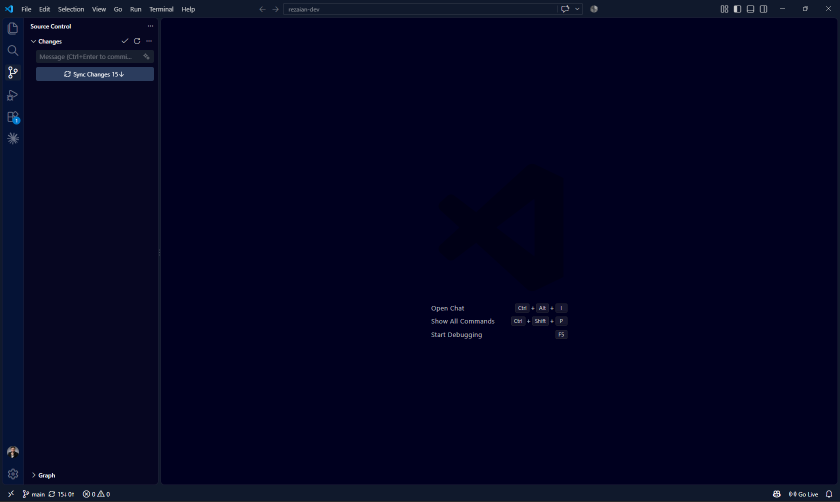
#> input picture book/figures/vscode-real-scm.png, 1679 x 1004 px (shown at 1/2 size)
$ python render_vscode_official.py
#> lines starting #> are read from the running program, lines starting #| are printed output that depends on the picture
#!/usr/bin/env python3
"""VS Code Git UI on the user's real navy Windows chrome — full window + detail zooms."""
from pathlib import Path
from PIL import Image, ImageDraw, ImageFont, ImageFilter

OUT = Path(__file__).parent
BASE = Image.open(OUT / "vscode-real-scm.png").convert("RGBA")
#> BASE is the input picture: PIL image 1679x1004 RGBA; mean R, G, B, A 3.4, 4.5, 33.7, 255
W, H = BASE.size

SIDE_L, SIDE_R = 48, 316
ED_L, ED_T, ED_R, ED_B = 317, 36, 1674, 969
ST_T, ST_B = 970, 1002
MSG = (72, 99, 307, 126)
SYNC = (72, 134, 307, 161)
FILES_Y = 172
GRAPH_Y = 930

NAVY = (6, 6, 33, 255)
EDITOR = (0, 0, 31, 255)
TITLE = (16, 25, 44, 255)
MSG_BG = (24, 31, 47, 255)
SYNC_BG = (43, 60, 93, 255)
TEXT = (204, 212, 224, 255)
WHITE = (232, 238, 247, 255)
MUTED = (139, 148, 163, 255)
SEL = (30, 58, 95, 255)
QP_BG = (22, 30, 48, 252)
QP_IN = (30, 38, 56, 255)
ADD_BG = (18, 48, 32, 255)
ADD_FG = (129, 184, 139, 255)
DEL_BG = (58, 22, 26, 255)
DEL_FG = (241, 92, 92, 255)
M_COL = (226, 192, 141, 255)
U_COL = (115, 201, 145, 255)
C_COL = (241, 92, 92, 255)
BLUE = (59, 142, 234, 255)
LINE = (36, 46, 66, 255)
ORANGE = (234, 88, 12, 255)
YELLOW = (240, 198, 80, 255)

SANS = "/usr/share/fonts/truetype/dejavu/DejaVuSans.ttf"
SANS_B = "/usr/share/fonts/truetype/dejavu/DejaVuSans-Bold.ttf"
MONO = "/usr/share/fonts/truetype/dejavu/DejaVuSansMono.ttf"
MONO_B = "/usr/share/fonts/truetype/dejavu/DejaVuSansMono-Bold.ttf"


def font(path, size):
    return ImageFont.truetype(path, size)


def clone():
    return BASE.copy()


def to_rgb(im):
    rgb = Image.new("RGB", im.size, (11, 18, 32))
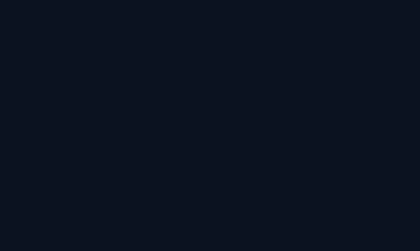
#> rgb: PIL image 1679x1004 RGB (shown at 1/4 size); mean R, G, B 11, 18, 32
    if im.mode == "RGBA":
        rgb.paste(im, mask=im.split()[-1])
    else:
        rgb.paste(im)
    return rgb


def save(im, name):
    rgb = to_rgb(im) if im.mode == "RGBA" else im.convert("RGB")
    path = OUT / f"{name}.png"
    rgb.save(path, "PNG", optimize=True)
    print("png", name, rgb.size)
#| png vscode-scm-empty (1679, 1004)
    return rgb


def zoom_save(im, name, box, scale=2.7):
    c = to_rgb(im).crop(box)
    w, h = c.size
    c = c.resize((int(w * scale), int(h * scale)), Image.Resampling.LANCZOS)
    return save(c, name)


def rr(d, box, fill, r=5, outline=None):
    d.rounded_rectangle(box, radius=r, fill=fill, outline=outline)


def txt(d, xy, text, f, fill=TEXT):
    d.text(xy, text, font=f, fill=fill)


def fill_editor(im, color=EDITOR):
    ImageDraw.Draw(im).rectangle((ED_L, ED_T, ED_R, ED_B), fill=color)


def fill_sidebar_body(im):
    ImageDraw.Draw(im).rectangle((SIDE_L + 1, FILES_Y, SIDE_R - 1, GRAPH_Y), fill=NAVY)


def set_message(im, message, color=WHITE):
    d = ImageDraw.Draw(im)
    rr(d, MSG, MSG_BG, r=4)
    txt(d, (MSG[0] + 8, MSG[1] + 5), message, font(SANS, 12), color)


def set_button(im, label):
    d = ImageDraw.Draw(im)
    rr(d, SYNC, SYNC_BG, r=4)
    f = font(SANS, 13)
    bbox = d.textbbox((0, 0), label, font=f)
    tw = bbox[2] - bbox[0]
    txt(d, ((SYNC[0] + SYNC[2] - tw) // 2, SYNC[1] + 5), label, f, WHITE)


def file_row(d, y, letter, name, letter_col):
    txt(d, (72, y), name, font(MONO, 12), TEXT)
    txt(d, (SIDE_R - 28, y), letter, font(SANS_B, 12), letter_col)


def set_status(im, branch, sync=""):
    d = ImageDraw.Draw(im)
    d.rectangle((46, ST_T, 420, ST_B), fill=TITLE)
    label = branch if not sync else f"{branch}    {sync}"
    txt(d, (52, ST_T + 8), label, font(SANS, 12), TEXT)


def tab_bar(d, filename):
    d.rectangle((ED_L, ED_T, ED_R, ED_T + 36), fill=(8, 12, 28, 255))
    rr(d, (ED_L + 8, ED_T + 6, ED_L + 8 + 12 * len(filename) + 28, ED_T + 34), (14, 22, 42, 255), r=4)
    txt(d, (ED_L + 18, ED_T + 12), filename, font(SANS, 12), WHITE)


def shadow_panel(im, box, radius=6):
    overlay = Image.new("RGBA", im.size, (0, 0, 0, 0))
    sd = ImageDraw.Draw(overlay)
    x0, y0, x1, y1 = box
    sd.rounded_rectangle((x0 + 4, y0 + 6, x1 + 8, y1 + 10), radius=radius, fill=(0, 0, 0, 90))
    overlay = overlay.filter(ImageFilter.GaussianBlur(6))
    im.alpha_composite(overlay)
    d = ImageDraw.Draw(im)
    rr(d, box, QP_BG, r=radius, outline=LINE)
    return d


def draw_diff(d, x, y, with_hunk_bar=False):
    if with_hunk_bar:
        txt(d, (x + 12, y), "Stage Change   |   Stage Selected Ranges   |   Discard Change",
            font(SANS, 12), BLUE)
        y += 28
    rows = [
        (MUTED, "    40  export async function login(user: User) {"),
        (MUTED, "    41    const token = await api.sign(user);"),
        (DEL_BG, DEL_FG, "    42    return token;"),
        (ADD_BG, ADD_FG, "    42    return rotateToken(token);"),
        (ADD_BG, ADD_FG, "    43  }"),
        (ADD_BG, ADD_FG, "    44"),
        (ADD_BG, ADD_FG, "    45  export async function rotateToken(t: string) {"),
        (ADD_BG, ADD_FG, "    46    return api.refresh(t);"),
        (MUTED, "    47  }"),
    ]
    f = font(MONO, 14)
    for row in rows:
        if len(row) == 2:
            fill, color, line = None, row[0], row[1]
        else:
            fill, color, line = row
        if fill:
            d.rectangle((x, y - 2, ED_R - 24, y + 20), fill=fill)
        txt(d, (x + 12, y), line, f, color)
        y += 24
    return y


def badge(d, xy, n, scale=1):
    r = int(11 * scale)
    x, y = xy
    d.ellipse((x - r, y - r, x + r, y + r), fill=ORANGE)
    f = font(SANS_B, int(13 * scale))
    s = str(n)
    bb = d.textbbox((0, 0), s, font=f)
    tw, th = bb[2] - bb[0], bb[3] - bb[1]
    d.text((x - tw / 2, y - th / 2 - 1), s, font=f, fill=(255, 255, 255, 255))


# ---------------------------------------------------------------------------
# Full-window scenes (real chrome)
# ---------------------------------------------------------------------------
save(clone(), "vscode-scm-empty")

im = clone()
set_message(im, "feat(auth): add JWT refresh flow")
set_button(im, "Commit")
#> in set_button, `bbox = d.textbbox((0, 0), label, font=f)`: bbox = (0, 3, 51, 13)
#> in set_button, `tw = bbox[2] - bbox[0]`: tw = 51
fill_sidebar_body(im)
d = ImageDraw.Draw(im)
file_row(d, FILES_Y, "M", "src/auth.ts", M_COL)
file_row(d, FILES_Y + 24, "M", "src/api.ts", M_COL)
file_row(d, FILES_Y + 48, "U", "README.md", U_COL)
fill_editor(im)
d = ImageDraw.Draw(im)
tab_bar(d, "src/auth.ts")
txt(d, (ED_L + 20, ED_T + 48), "WORKING TREE  ·  src/auth.ts", font(SANS, 11), MUTED)
draw_diff(d, ED_L + 8, ED_T + 78)
set_status(im, "feat/auth", "1 ahead")
save(im, "vscode-scm-commit")
#| png vscode-scm-commit (1679, 1004)
COMMIT = im.copy()

im = clone()
d = shadow_panel(im, (420, 86, 1260, 340), radius=8)
rr(d, (436, 102, 1244, 134), QP_IN, r=4)
txt(d, (448, 108), "Select a branch to checkout to...", font(SANS, 13), WHITE)
items = [
    (False, "main"),
    (True, "feat/auth  (current)"),
    (False, "fix/token-expiry"),
    (False, "origin/main"),
    (False, "+ Create new branch from..."),
    (False, "+ Publish Branch..."),
]
y = 148
for sel, label in items:
    if sel:
        d.rectangle((436, y - 4, 1244, y + 22), fill=SEL)
    txt(d, (456, y), label, font(SANS, 13), WHITE if sel else TEXT)
    y += 28
#> after the loop, y = 316
set_status(im, "feat/auth", "1 ahead")
save(im, "vscode-branch-picker")
#| png vscode-branch-picker (1679, 1004)

im = clone()
d = shadow_panel(im, (420, 86, 1260, 300), radius=8)
rr(d, (436, 102, 1244, 134), QP_IN, r=4)
txt(d, (448, 108), "Git: Create Branch from...", font(SANS, 13), WHITE)
d.rectangle((436, 148, 1244, 174), fill=SEL)
txt(d, (456, 152), "main", font(SANS, 13), WHITE)
txt(d, (456, 180), "origin/main", font(SANS, 13), TEXT)
txt(d, (456, 208), "HEAD", font(SANS, 13), TEXT)
rr(d, (436, 244, 1244, 276), QP_IN, r=4)
txt(d, (448, 250), "feat/auth", font(SANS, 13), (156, 220, 254, 255))
save(im, "vscode-create-branch")
#> in to_rgb (call 4), `rgb.paste(im, mask=im.split()[-1])`:
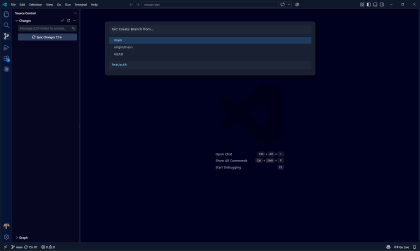
#> im: PIL image 1679x1004 RGBA (shown at 1/4 size); mean R, G, B, A 6.2, 8.4, 36.4, 254.8; transparent parts drawn white
#| png vscode-create-branch (1679, 1004)

im = clone()
set_message(im, "Merge branch 'feat/auth'")
set_button(im, "Commit (merge)")
fill_sidebar_body(im)
d = ImageDraw.Draw(im)
txt(d, (72, FILES_Y), "Merge Changes", font(SANS_B, 12), C_COL)
file_row(d, FILES_Y + 26, "C", "src/auth.ts", C_COL)
fill_editor(im)
d = ImageDraw.Draw(im)
tab_bar(d, "src/auth.ts")
txt(d, (ED_L + 20, ED_T + 48),
    "Accept Current Change   |   Accept Incoming Change   |   Accept Both Changes   |   Compare Changes",
    font(SANS, 12), BLUE)
y = ED_T + 82
f = font(MONO, 14)
for fill, color, line in [
    (DEL_BG, DEL_FG, "<<<<<<< HEAD"),
    (DEL_BG, DEL_FG, "    return token;"),
    (None, MUTED, "======="),
    (ADD_BG, ADD_FG, "    return rotateToken(token);"),
    (ADD_BG, ADD_FG, ">>>>>>> feat/auth"),
]:
    if fill:
        d.rectangle((ED_L + 8, y - 2, ED_R - 24, y + 20), fill=fill)
    txt(d, (ED_L + 20, y), line, f, color)
    y += 26
#> after the loop, y = 248
set_status(im, "main", "merging")
save(im, "vscode-merge-conflict")
#| png vscode-merge-conflict (1679, 1004)
CONFLICT = im.copy()

im = clone()
fill_editor(im)
d = ImageDraw.Draw(im)
tab_bar(d, "Graph")
txt(d, (ED_L + 20, ED_T + 48), "SOURCE CONTROL GRAPH   ·   Incoming / Outgoing", font(SANS_B, 12), MUTED)
commits = [
    ((115, 201, 145, 255), "e11f02", "hotfix: empty token", "main"),
    ((156, 220, 254, 255), "9f3a1c", "feat(auth): JWT refresh", "feat/auth  HEAD"),
    ((197, 134, 192, 255), "m7e21a", "Merge pull request #42", ""),
    ((226, 192, 141, 255), "a91b77", "chore: bootstrap", ""),
]
gx, gy = ED_L + 48, ED_T + 88
for i, (col, sha, msg, ref) in enumerate(commits):
    cy = gy + i * 48
    d.ellipse((gx - 8, cy - 8, gx + 8, cy + 8), fill=col)
    if i < len(commits) - 1:
        d.line((gx, cy + 9, gx, cy + 40), fill=col, width=3)
    txt(d, (gx + 28, cy - 9), sha, font(MONO, 14), col)
    txt(d, (gx + 120, cy - 9), msg, font(SANS, 14), WHITE)
    if ref:
        rr(d, (gx + 470, cy - 12, gx + 470 + 10 * len(ref) + 18, cy + 16), (28, 48, 78, 255), r=8)
        txt(d, (gx + 480, cy - 7), ref, font(SANS, 12), BLUE)
txt(d, (ED_L + 20, ED_B - 48),
    "Right-click  ·  Checkout  ·  Cherry Pick  ·  Revert  ·  Create Branch  ·  Reset Current Branch to Here",
    font(SANS, 13), MUTED)
save(im, "vscode-git-graph")
#> in to_rgb (call 6), `rgb.paste(im, mask=im.split()[-1])`:
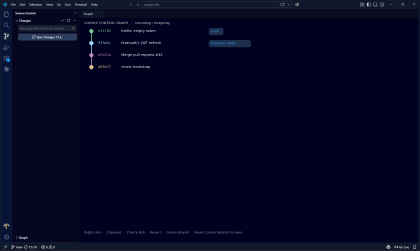
#> im: PIL image 1679x1004 RGBA (shown at 1/4 size); mean R, G, B, A 4.1, 5.4, 34.4, 255
#| png vscode-git-graph (1679, 1004)
GRAPH = im.copy()

im = clone()
d = ImageDraw.Draw(im)
d.rectangle((SIDE_L + 1, 40, SIDE_R - 1, GRAPH_Y), fill=NAVY)
txt(d, (64, 50), "PULL REQUESTS", font(SANS_B, 12), WHITE)
txt(d, (64, 78), "#42  feat(auth): JWT refresh", font(SANS, 12), BLUE)
txt(d, (64, 100), "Open  ·  3 files  ·  +128  -24", font(SANS, 11), MUTED)
txt(d, (64, 128), "Checks", font(SANS_B, 12), WHITE)
txt(d, (64, 154), "lint", font(SANS, 12), U_COL)
txt(d, (64, 176), "test", font(SANS, 12), U_COL)
txt(d, (64, 198), "build", font(SANS, 12), U_COL)
rr(d, (72, 230, 307, 258), SYNC_BG, r=4)
f = font(SANS, 13)
tb = d.textbbox((0, 0), "Approve", font=f)
#> tb = (0, 4, 54, 16)
txt(d, ((72 + 307 - (tb[2] - tb[0])) // 2, 236), "Approve", f, WHITE)
fill_editor(im)
d = ImageDraw.Draw(im)
tab_bar(d, "src/auth.ts  ·  Pull Request #42")
txt(d, (ED_L + 20, ED_T + 50), "src/auth.ts  ·  line 42", font(MONO, 12), BLUE)
draw_diff(d, ED_L + 8, ED_T + 80)
card = (ED_L + 80, ED_T + 300, ED_L + 620, ED_T + 430)
d = shadow_panel(im, card, radius=6)
#> call 3 of shadow_panel, with box = (397, 336, 937, 466), radius = 6
#> in shadow_panel (call 3), `overlay = overlay.filter(ImageFilter.GaussianBlur(6))`:
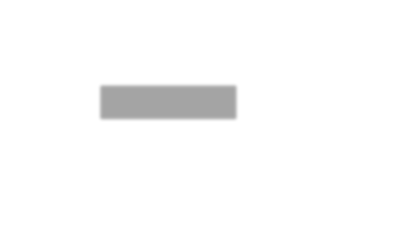
#> overlay: PIL image 1679x1004 RGBA (shown at 1/4 size); mean R, G, B, A 0, 0, 0, 3.9; transparent parts drawn white
txt(d, (card[0] + 16, card[1] + 14), "Comment", font(SANS_B, 12), (197, 134, 192, 255))
txt(d, (card[0] + 16, card[1] + 42), "nit: rename to rotateTokens for plural expiry.", font(SANS, 13), TEXT)
rr(d, (card[0] + 16, card[1] + 84, card[0] + 150, card[1] + 112), SYNC_BG, r=4)
txt(d, (card[0] + 36, card[1] + 90), "Add Comment", font(SANS, 12), WHITE)
set_status(im, "feat/auth", "1 ahead")
save(im, "vscode-pr-ext")
#| png vscode-pr-ext (1679, 1004)

im = clone()
set_message(im, "feat(auth): add JWT refresh flow")
fill_sidebar_body(im)
d = ImageDraw.Draw(im)
file_row(d, FILES_Y, "M", "src/auth.ts", M_COL)
d = shadow_panel(im, (300, 70, 640, 400), radius=6)
#> call 4 of shadow_panel, with box = (300, 70, 640, 400), radius = 6
#> in shadow_panel (call 4), `overlay = overlay.filter(ImageFilter.GaussianBlur(6))`:
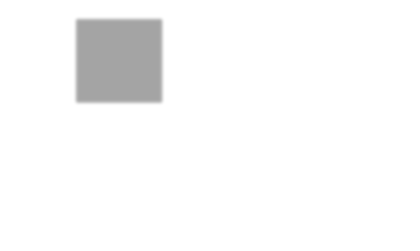
#> overlay: PIL image 1679x1004 RGBA (shown at 1/4 size); mean R, G, B, A 0, 0, 0, 6.2; transparent parts drawn white
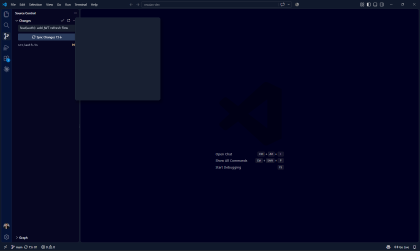
#> im: PIL image 1679x1004 RGBA (shown at 1/4 size); mean R, G, B, A 4.9, 6.5, 34.8, 254.8; transparent parts drawn white
rows = [
    "Fetch",
    "Pull",
    "Pull (Rebase)",
    "Push",
    None,
    "Stash  →  Stash (Include Untracked)",
    "Pop Latest Stash",
    None,
    "Commit  →  Undo Last Commit",
    "Discard All Changes",
]
y = 86
for label in rows:
    if label is None:
        d.line((316, y + 4, 624, y + 4), fill=LINE, width=1)
        y += 14
        continue
    color = C_COL if label.startswith("Discard") else TEXT
    txt(d, (320, y), label, font(SANS, 13), color)
    y += 26
#> after the loop, y = 322
set_status(im, "feat/auth", "1 ahead")
save(im, "vscode-stash-sync")
#| png vscode-stash-sync (1679, 1004)
MENU = im.copy()

im = clone()
d = ImageDraw.Draw(im)
d.rectangle((SIDE_L + 1, 40, SIDE_R - 1, GRAPH_Y), fill=NAVY)
txt(d, (64, 50), "EXPLORER", font(SANS_B, 12), WHITE)
txt(d, (64, 82), "src/auth.ts", font(MONO, 12), BLUE)
txt(d, (64, 104), "src/api.ts", font(MONO, 12), TEXT)
txt(d, (64, 126), "README.md", font(MONO, 12), TEXT)
txt(d, (64, 168), "TIMELINE  ·  auth.ts", font(SANS_B, 11), MUTED)
txt(d, (64, 196), "9f3a1c  feat(auth): JWT refresh", font(SANS, 12), U_COL)
txt(d, (64, 216), "today 11:42  ·  Git", font(SANS, 11), MUTED)
txt(d, (64, 244), "Local History  ·  11:18", font(SANS, 12), BLUE)
txt(d, (64, 264), "unsaved edit", font(SANS, 11), MUTED)
fill_editor(im)
d = ImageDraw.Draw(im)
tab_bar(d, "src/auth.ts")
draw_diff(d, ED_L + 8, ED_T + 56)
save(im, "vscode-timeline")
#> in to_rgb (call 9), `rgb.paste(im, mask=im.split()[-1])`:
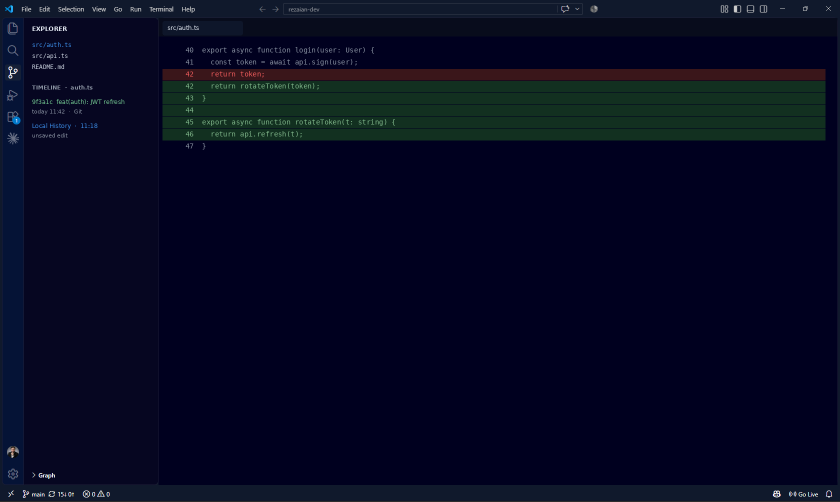
#> im: PIL image 1679x1004 RGBA (shown at 1/2 size); mean R, G, B, A 6.2, 9.4, 33.7, 255
#| png vscode-timeline (1679, 1004)

# Initialize (no repo)
im = clone()
d = ImageDraw.Draw(im)
d.rectangle((SIDE_L + 1, 40, SIDE_R - 1, GRAPH_Y), fill=NAVY)
txt(d, (64, 52), "SOURCE CONTROL", font(SANS_B, 12), WHITE)
txt(d, (64, 88), "The folder currently open doesn't", font(SANS, 11), MUTED)
txt(d, (64, 106), "have a Git repository.", font(SANS, 11), MUTED)
rr(d, (72, 140, 307, 172), SYNC_BG, r=4)
txt(d, (92, 148), "Initialize Repository", font(SANS, 12), WHITE)
rr(d, (72, 184, 307, 216), (28, 48, 78, 255), r=4)
txt(d, (98, 192), "Publish to GitHub", font(SANS, 12), WHITE)
txt(d, (64, 240), "Or open a folder that already", font(SANS, 11), MUTED)
txt(d, (64, 258), "contains a .git directory.", font(SANS, 11), MUTED)
save(im, "vscode-scm-init")
#| png vscode-scm-init (1679, 1004)
INIT = im.copy()

# Staged vs Changes
im = clone()
set_message(im, "feat(auth): add JWT refresh flow")
set_button(im, "Commit")
fill_sidebar_body(im)
d = ImageDraw.Draw(im)
txt(d, (72, FILES_Y), "Staged Changes", font(SANS_B, 12), WHITE)
file_row(d, FILES_Y + 24, "M", "src/auth.ts", M_COL)
txt(d, (72, FILES_Y + 58), "Changes", font(SANS_B, 12), WHITE)
file_row(d, FILES_Y + 82, "M", "src/api.ts", M_COL)
file_row(d, FILES_Y + 106, "U", "README.md", U_COL)
fill_editor(im)
d = ImageDraw.Draw(im)
tab_bar(d, "src/auth.ts")
txt(d, (ED_L + 20, ED_T + 48), "INDEX  ·  staged  ·  src/auth.ts", font(SANS, 11), MUTED)
draw_diff(d, ED_L + 8, ED_T + 78)
set_status(im, "feat/auth", "1 ahead")
save(im, "vscode-scm-staged")
#| png vscode-scm-staged (1679, 1004)
STAGED = im.copy()

# Hunk staging
im = clone()
set_message(im, "feat(auth): add JWT refresh flow")
set_button(im, "Commit")
fill_sidebar_body(im)
d = ImageDraw.Draw(im)
file_row(d, FILES_Y, "M", "src/auth.ts", M_COL)
fill_editor(im)
d = ImageDraw.Draw(im)
tab_bar(d, "src/auth.ts")
draw_diff(d, ED_L + 8, ED_T + 52, with_hunk_bar=True)
set_status(im, "feat/auth")
save(im, "vscode-scm-hunk")
#| png vscode-scm-hunk (1679, 1004)
HUNK = im.copy()

# Commit dropdown
im = clone()
set_message(im, "feat(auth): add JWT refresh flow")
set_button(im, "Commit  ▾")
fill_sidebar_body(im)
d = ImageDraw.Draw(im)
file_row(d, FILES_Y, "M", "src/auth.ts", M_COL)
d = shadow_panel(im, (72, 168, 340, 340), radius=6)
for i, (lab, col) in enumerate([
    ("Commit", WHITE),
    ("Commit & Push", TEXT),
    ("Commit & Sync", TEXT),
    ("Undo Last Commit", TEXT),
    ("Amend", TEXT),
]):
    yy = 180 + i * 28
    if i == 0:
        d.rectangle((80, yy - 4, 332, yy + 20), fill=SEL)
    txt(d, (92, yy), lab, font(SANS, 13), col)
save(im, "vscode-scm-commit-menu")
#| png vscode-scm-commit-menu (1679, 1004)
CMENU = im.copy()

# Rebase in progress
im = clone()
fill_sidebar_body(im)
d = ImageDraw.Draw(im)
txt(d, (72, FILES_Y), "Rebase in progress", font(SANS_B, 12), YELLOW)
file_row(d, FILES_Y + 26, "C", "src/auth.ts", C_COL)
rr(d, (72, FILES_Y + 60, 180, FILES_Y + 88), SYNC_BG, r=4)
txt(d, (88, FILES_Y + 66), "Continue", font(SANS, 12), WHITE)
rr(d, (190, FILES_Y + 60, 300, FILES_Y + 88), (58, 22, 26, 255), r=4)
txt(d, (214, FILES_Y + 66), "Abort", font(SANS, 12), C_COL)
fill_editor(im)
d = ImageDraw.Draw(im)
d.rectangle((ED_L, ED_T, ED_R, ED_T + 36), fill=(64, 48, 12, 255))
txt(d, (ED_L + 16, ED_T + 10), "Rebasing feat/auth onto origin/main   ·   resolve conflicts, then Continue",
    font(SANS, 13), YELLOW)
tab_bar = None
txt(d, (ED_L + 20, ED_T + 52),
    "Accept Current Change   |   Accept Incoming Change   |   Accept Both Changes",
    font(SANS, 12), BLUE)
y = ED_T + 86
for fill, color, line in [
    (DEL_BG, DEL_FG, "<<<<<<< HEAD"),
    (DEL_BG, DEL_FG, "    return token;"),
    (None, MUTED, "======="),
    (ADD_BG, ADD_FG, "    return rotateToken(token);"),
    (ADD_BG, ADD_FG, ">>>>>>> origin/main"),
]:
    if fill:
        d.rectangle((ED_L + 8, y - 2, ED_R - 24, y + 20), fill=fill)
    txt(d, (ED_L + 20, y), line, font(MONO, 14), color)
    y += 26
#> after the loop, y = 252
set_status(im, "feat/auth", "REBASING")
save(im, "vscode-scm-rebase")
#| png vscode-scm-rebase (1679, 1004)
#| png vscode-scm-multirepo (1679, 1004)
REBASE = im.copy()

# Multi-repo SCM
im = clone()
d = ImageDraw.Draw(im)
d.rectangle((SIDE_L + 1, 40, SIDE_R - 1, GRAPH_Y), fill=NAVY)
txt(d, (64, 50), "SOURCE CONTROL", font(SANS_B, 12), WHITE)
txt(d, (64, 78), "REPOSITORIES", font(SANS, 11), MUTED)
txt(d, (64, 104), "v  git-lab     feat/auth", font(SANS, 12), WHITE)
txt(d, (80, 126), "M  src/auth.ts", font(MONO, 12), M_COL)
txt(d, (64, 160), ">  docs-site   main", font(SANS, 12), MUTED)
txt(d, (64, 184), ">  hotfix-500  hotfix/500", font(SANS, 12), MUTED)
txt(d, (64, 220), "Each folder is its own Git repo.", font(SANS, 11), MUTED)
txt(d, (64, 238), "Worktrees appear as extra roots.", font(SANS, 11), MUTED)
save(im, "vscode-scm-multirepo")
MULTI = im.copy()

# ---------------------------------------------------------------------------
# Detail zooms — these fill the PDF width so SCM text is readable
# ---------------------------------------------------------------------------
# Anatomy of real empty SCM (top of panel + git icon)
an = clone()
d = ImageDraw.Draw(an)
# badges in original coordinates (before zoom)
badge(d, (28, 148), 1)     # activity git
badge(d, (300, 52), 2)     # Source Control title
badge(d, (300, 112), 3)    # message
badge(d, (300, 148), 4)    # Sync Changes
zoom_save(an, "vscode-scm-anatomy", (0, 32, 340, 220), scale=3.05)
#| png vscode-scm-anatomy (1037, 573)

zoom_save(clone(), "vscode-scm-empty-zoom", (0, 32, 340, 200), scale=3.05)
#| png vscode-scm-empty-zoom (1037, 512)
zoom_save(COMMIT, "vscode-scm-commit-zoom", (0, 32, 980, 380), scale=2.15)
#| png vscode-scm-commit-zoom (2107, 748)
zoom_save(STAGED, "vscode-scm-staged-zoom", (48, 36, 316, 320), scale=2.9)
#| png vscode-scm-staged-zoom (777, 823)
zoom_save(HUNK, "vscode-scm-hunk-zoom", (317, 36, 1400, 360), scale=1.85)
#| png vscode-scm-hunk-zoom (2003, 599)
zoom_save(CMENU, "vscode-scm-commit-menu-zoom", (48, 36, 360, 360), scale=2.7)
#| png vscode-scm-commit-menu-zoom (842, 874)
zoom_save(MENU, "vscode-scm-menu-zoom", (48, 36, 660, 430), scale=2.15)
#| png vscode-scm-menu-zoom (1315, 847)
zoom_save(CONFLICT, "vscode-scm-conflict-zoom", (48, 36, 1280, 320), scale=1.85)
#| png vscode-scm-conflict-zoom (2279, 525)
zoom_save(GRAPH, "vscode-scm-graph-zoom", (317, 36, 1500, 360), scale=1.85)
#| png vscode-scm-graph-zoom (2188, 599)
zoom_save(INIT, "vscode-scm-init-zoom", (48, 36, 316, 300), scale=2.9)
#| png vscode-scm-init-zoom (777, 765)
zoom_save(REBASE, "vscode-scm-rebase-zoom", (48, 36, 1280, 340), scale=1.85)
#| png vscode-scm-rebase-zoom (2279, 562)
zoom_save(MULTI, "vscode-scm-multirepo-zoom", (48, 36, 316, 280), scale=2.9)
#| png vscode-scm-multirepo-zoom (777, 707)
zoom_save(clone(), "vscode-scm-status-zoom", (0, 958, 620, 1004), scale=3.2)
#| png vscode-scm-status-zoom (1984, 147)

print("done")
